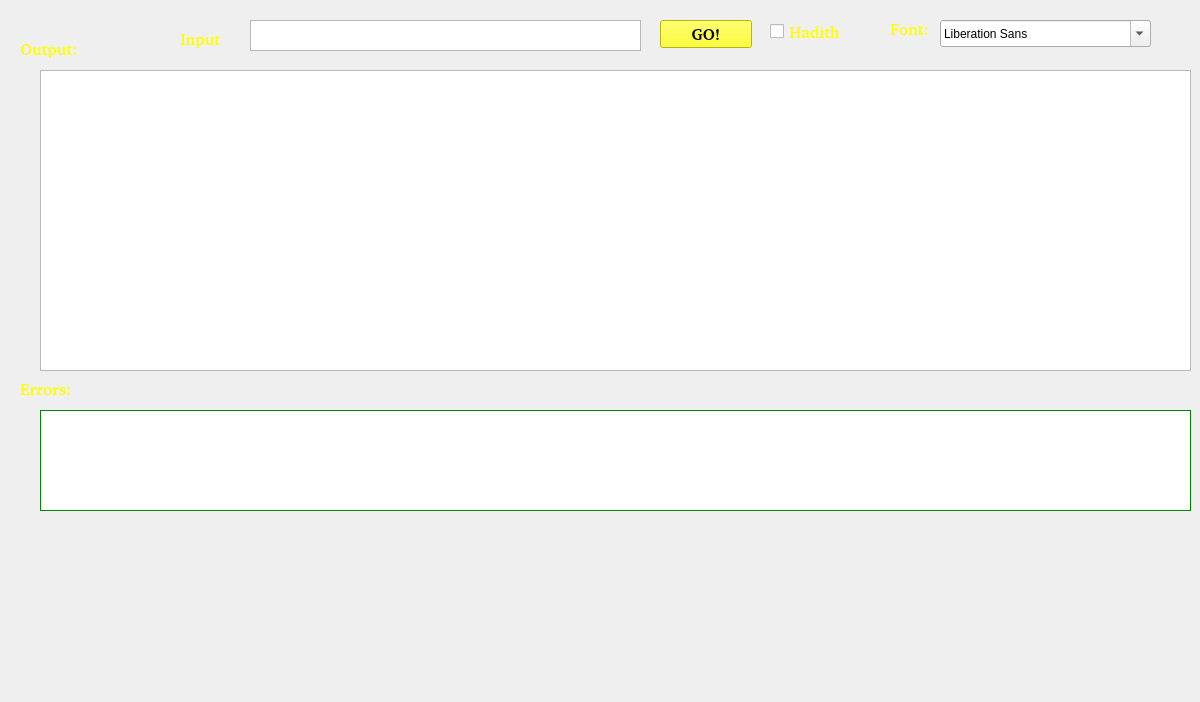
  <widget class="QWidget" name="centralwidget">
   <widget class="QTextEdit" name="input">
    <property name="geometry">
     <rect>
      <x>250</x>
      <y>20</y>
      <width>391</width>
      <height>31</height>
     </rect>
    </property>
    <property name="layoutDirection">
     <enum>Qt::LeftToRight</enum>
    </property>
    <property name="locale">
     <locale language="Arabic" country="Lebanon"/>
    </property>
   </widget>
   <widget class="QTextBrowser" name="output">
    <property name="geometry">
     <rect>
      <x>40</x>
      <y>70</y>
      <width>1151</width>
      <height>301</height>
     </rect>
    </property>
    <property name="minimumSize">
     <size>
      <width>1151</width>
      <height>0</height>
     </size>
    </property>
    <property name="maximumSize">
     <size>
      <width>1151</width>
      <height>16777215</height>
     </size>
    </property>
    <property name="font">
     <font>
      <family>AlArabiya</family>
     </font>
    </property>
    <property name="layoutDirection">
     <enum>Qt::LeftToRight</enum>
    </property>
    <property name="autoFillBackground">
     <bool>false</bool>
    </property>
    <property name="locale">
     <locale language="Arabic" country="Lebanon"/>
    </property>
   </widget>
   <widget class="QTextBrowser" name="errors">
    <property name="geometry">
     <rect>
      <x>40</x>
      <y>410</y>
      <width>1151</width>
      <height>101</height>
     </rect>
    </property>
    <property name="palette">
     <palette>
      <active>
       <colorrole role="WindowText">
        <brush brushstyle="SolidPattern">
         <color alpha="255">
          <red>0</red>
          <green>0</green>
          <blue>0</blue>
         </color>
        </brush>
       </colorrole>
       <colorrole role="Button">
        <brush brushstyle="SolidPattern">
         <color alpha="255">
          <red>0</red>
          <green>170</green>
          <blue>0</blue>
         </color>
        </brush>
       </colorrole>
       <colorrole role="Light">
        <brush brushstyle="SolidPattern">
         <color alpha="255">
          <red>0</red>
          <green>255</green>
          <blue>0</blue>
         </color>
        </brush>
       </colorrole>
       <colorrole role="Midlight">
        <brush brushstyle="SolidPattern">
         <color alpha="255">
          <red>0</red>
          <green>212</green>
          <blue>0</blue>
         </color>
        </brush>
       </colorrole>
       <colorrole role="Dark">
        <brush brushstyle="SolidPattern">
         <color alpha="255">
          <red>0</red>
          <green>85</green>
          <blue>0</blue>
         </color>
        </brush>
       </colorrole>
       <colorrole role="Mid">
        <brush brushstyle="SolidPattern">
         <color alpha="255">
          <red>0</red>
          <green>113</green>
          <blue>0</blue>
         </color>
        </brush>
       </colorrole>
       <colorrole role="Text">
        <brush brushstyle="SolidPattern">
         <color alpha="255">
          <red>0</red>
          <green>0</green>
          <blue>0</blue>
         </color>
        </brush>
       </colorrole>
       <colorrole role="BrightText">
        <brush brushstyle="SolidPattern">
         <color alpha="255">
          <red>255</red>
          <green>255</green>
          <blue>255</blue>
         </color>
        </brush>
       </colorrole>
       <colorrole role="ButtonText">
        <brush brushstyle="SolidPattern">
         <color alpha="255">
          <red>0</red>
          <green>0</green>
          <blue>0</blue>
         </color>
        </brush>
       </colorrole>
       <colorrole role="Base">
        <brush brushstyle="SolidPattern">
         <color alpha="255">
          <red>255</red>
          <green>255</green>
          <blue>255</blue>
         </color>
        </brush>
       </colorrole>
       <colorrole role="Window">
        <brush brushstyle="SolidPattern">
         <color alpha="255">
          <red>0</red>
          <green>170</green>
          <blue>0</blue>
         </color>
        </brush>
       </colorrole>
       <colorrole role="Shadow">
        <brush brushstyle="SolidPattern">
         <color alpha="255">
          <red>0</red>
          <green>0</green>
          <blue>0</blue>
         </color>
        </brush>
       </colorrole>
       <colorrole role="AlternateBase">
        <brush brushstyle="SolidPattern">
         <color alpha="255">
          <red>127</red>
          <green>212</green>
          <blue>127</blue>
         </color>
        </brush>
       </colorrole>
       <colorrole role="ToolTipBase">
        <brush brushstyle="SolidPattern">
         <color alpha="255">
          <red>255</red>
          <green>255</green>
          <blue>220</blue>
         </color>
        </brush>
       </colorrole>
       <colorrole role="ToolTipText">
        <brush brushstyle="SolidPattern">
         <color alpha="255">
          <red>0</red>
          <green>0</green>
          <blue>0</blue>
         </color>
        </brush>
       </colorrole>
      </active>
      <inactive>
       <colorrole role="WindowText">
        <brush brushstyle="SolidPattern">
         <color alpha="255">
          <red>0</red>
          <green>0</green>
          <blue>0</blue>
         </color>
        </brush>
       </colorrole>
       <colorrole role="Button">
        <brush brushstyle="SolidPattern">
         <color alpha="255">
          <red>0</red>
          <green>170</green>
          <blue>0</blue>
         </color>
        </brush>
       </colorrole>
       <colorrole role="Light">
        <brush brushstyle="SolidPattern">
         <color alpha="255">
          <red>0</red>
          <green>255</green>
          <blue>0</blue>
         </color>
        </brush>
       </colorrole>
       <colorrole role="Midlight">
        <brush brushstyle="SolidPattern">
         <color alpha="255">
          <red>0</red>
          <green>212</green>
          <blue>0</blue>
         </color>
        </brush>
       </colorrole>
       <colorrole role="Dark">
        <brush brushstyle="SolidPattern">
         <color alpha="255">
          <red>0</red>
          <green>85</green>
          <blue>0</blue>
         </color>
        </brush>
       </colorrole>
       <colorrole role="Mid">
        <brush brushstyle="SolidPattern">
         <color alpha="255">
          <red>0</red>
          <green>113</green>
          <blue>0</blue>
         </color>
        </brush>
       </colorrole>
       <colorrole role="Text">
        <brush brushstyle="SolidPattern">
         <color alpha="255">
          <red>0</red>
          <green>0</green>
          <blue>0</blue>
         </color>
        </brush>
       </colorrole>
       <colorrole role="BrightText">
        <brush brushstyle="SolidPattern">
         <color alpha="255">
          <red>255</red>
          <green>255</green>
          <blue>255</blue>
         </color>
        </brush>
       </colorrole>
       <colorrole role="ButtonText">
        <brush brushstyle="SolidPattern">
         <color alpha="255">
          <red>0</red>
          <green>0</green>
          <blue>0</blue>
         </color>
        </brush>
       </colorrole>
       <colorrole role="Base">
        <brush brushstyle="SolidPattern">
         <color alpha="255">
          <red>255</red>
          <green>255</green>
          <blue>255</blue>
         </color>
        </brush>
       </colorrole>
       <colorrole role="Window">
        <brush brushstyle="SolidPattern">
         <color alpha="255">
          <red>0</red>
          <green>170</green>
          <blue>0</blue>
         </color>
        </brush>
       </colorrole>
       <colorrole role="Shadow">
        <brush brushstyle="SolidPattern">
         <color alpha="255">
          <red>0</red>
          <green>0</green>
          <blue>0</blue>
         </color>
        </brush>
       </colorrole>
       <colorrole role="AlternateBase">
        <brush brushstyle="SolidPattern">
         <color alpha="255">
          <red>127</red>
          <green>212</green>
          <blue>127</blue>
         </color>
        </brush>
       </colorrole>
       <colorrole role="ToolTipBase">
        <brush brushstyle="SolidPattern">
         <color alpha="255">
          <red>255</red>
          <green>255</green>
          <blue>220</blue>
         </color>
        </brush>
       </colorrole>
       <colorrole role="ToolTipText">
        <brush brushstyle="SolidPattern">
         <color alpha="255">
          <red>0</red>
          <green>0</green>
          <blue>0</blue>
         </color>
        </brush>
       </colorrole>
      </inactive>
      <disabled>
       <colorrole role="WindowText">
        <brush brushstyle="SolidPattern">
         <color alpha="255">
          <red>0</red>
          <green>85</green>
          <blue>0</blue>
         </color>
        </brush>
       </colorrole>
       <colorrole role="Button">
        <brush brushstyle="SolidPattern">
         <color alpha="255">
          <red>0</red>
          <green>170</green>
          <blue>0</blue>
         </color>
        </brush>
       </colorrole>
       <colorrole role="Light">
        <brush brushstyle="SolidPattern">
         <color alpha="255">
          <red>0</red>
          <green>255</green>
          <blue>0</blue>
         </color>
        </brush>
       </colorrole>
       <colorrole role="Midlight">
        <brush brushstyle="SolidPattern">
         <color alpha="255">
          <red>0</red>
          <green>212</green>
          <blue>0</blue>
         </color>
        </brush>
       </colorrole>
       <colorrole role="Dark">
        <brush brushstyle="SolidPattern">
         <color alpha="255">
          <red>0</red>
          <green>85</green>
          <blue>0</blue>
         </color>
        </brush>
       </colorrole>
       <colorrole role="Mid">
        <brush brushstyle="SolidPattern">
         <color alpha="255">
          <red>0</red>
          <green>113</green>
          <blue>0</blue>
         </color>
        </brush>
       </colorrole>
       <colorrole role="Text">
        <brush brushstyle="SolidPattern">
         <color alpha="255">
          <red>0</red>
          <green>85</green>
          <blue>0</blue>
         </color>
        </brush>
       </colorrole>
       <colorrole role="BrightText">
        <brush brushstyle="SolidPattern">
         <color alpha="255">
          <red>255</red>
          <green>255</green>
          <blue>255</blue>
         </color>
        </brush>
       </colorrole>
       <colorrole role="ButtonText">
        <brush brushstyle="SolidPattern">
         <color alpha="255">
          <red>0</red>
          <green>85</green>
          <blue>0</blue>
         </color>
        </brush>
       </colorrole>
       <colorrole role="Base">
        <brush brushstyle="SolidPattern">
         <color alpha="255">
          <red>0</red>
          <green>170</green>
          <blue>0</blue>
         </color>
        </brush>
       </colorrole>
       <colorrole role="Window">
        <brush brushstyle="SolidPattern">
         <color alpha="255">
          <red>0</red>
          <green>170</green>
          <blue>0</blue>
         </color>
        </brush>
       </colorrole>
       <colorrole role="Shadow">
        <brush brushstyle="SolidPattern">
         <color alpha="255">
          <red>0</red>
          <green>0</green>
          <blue>0</blue>
         </color>
        </brush>
       </colorrole>
       <colorrole role="AlternateBase">
        <brush brushstyle="SolidPattern">
         <color alpha="255">
          <red>0</red>
          <green>170</green>
          <blue>0</blue>
         </color>
        </brush>
       </colorrole>
       <colorrole role="ToolTipBase">
        <brush brushstyle="SolidPattern">
         <color alpha="255">
          <red>255</red>
          <green>255</green>
          <blue>220</blue>
         </color>
        </brush>
       </colorrole>
       <colorrole role="ToolTipText">
        <brush brushstyle="SolidPattern">
         <color alpha="255">
          <red>0</red>
          <green>0</green>
          <blue>0</blue>
         </color>
        </brush>
       </colorrole>
      </disabled>
     </palette>
    </property>
    <property name="layoutDirection">
     <enum>Qt::LeftToRight</enum>
    </property>
    <property name="locale">
     <locale language="Arabic" country="Lebanon"/>
    </property>
   </widget>
   <widget class="QLabel" name="label">
    <property name="geometry">
     <rect>
      <x>180</x>
      <y>30</y>
      <width>41</width>
      <height>18</height>
     </rect>
    </property>
    <property name="palette">
     <palette>
      <active>
       <colorrole role="WindowText">
        <brush brushstyle="SolidPattern">
         <color alpha="255">
          <red>255</red>
          <green>255</green>
          <blue>0</blue>
         </color>
        </brush>
       </colorrole>
      </active>
      <inactive>
       <colorrole role="WindowText">
        <brush brushstyle="SolidPattern">
         <color alpha="255">
          <red>255</red>
          <green>255</green>
          <blue>0</blue>
         </color>
        </brush>
       </colorrole>
      </inactive>
      <disabled>
       <colorrole role="WindowText">
        <brush brushstyle="SolidPattern">
         <color alpha="255">
          <red>42</red>
          <green>85</green>
          <blue>0</blue>
         </color>
        </brush>
       </colorrole>
      </disabled>
     </palette>
    </property>
    <property name="font">
     <font>
      <family>Bitstream Charter</family>
      <pointsize>12</pointsize>
      <weight>75</weight>
      <bold>true</bold>
     </font>
    </property>
    <property name="text">
     <string>Input:</string>
    </property>
   </widget>
   <widget class="QLabel" name="label_3">
    <property name="geometry">
     <rect>
      <x>20</x>
      <y>380</y>
      <width>59</width>
      <height>18</height>
     </rect>
    </property>
    <property name="palette">
     <palette>
      <active>
       <colorrole role="WindowText">
        <brush brushstyle="SolidPattern">
         <color alpha="255">
          <red>255</red>
          <green>255</green>
          <blue>0</blue>
         </color>
        </brush>
       </colorrole>
      </active>
      <inactive>
       <colorrole role="WindowText">
        <brush brushstyle="SolidPattern">
         <color alpha="255">
          <red>255</red>
          <green>255</green>
          <blue>0</blue>
         </color>
        </brush>
       </colorrole>
      </inactive>
      <disabled>
       <colorrole role="WindowText">
        <brush brushstyle="SolidPattern">
         <color alpha="255">
          <red>42</red>
          <green>85</green>
          <blue>0</blue>
         </color>
        </brush>
       </colorrole>
      </disabled>
     </palette>
    </property>
    <property name="font">
     <font>
      <family>Bitstream Charter</family>
      <pointsize>12</pointsize>
      <weight>75</weight>
      <bold>true</bold>
     </font>
    </property>
    <property name="text">
     <string>Errors:</string>
    </property>
   </widget>
   <widget class="QLabel" name="label_2">
    <property name="geometry">
     <rect>
      <x>20</x>
      <y>40</y>
      <width>59</width>
      <height>18</height>
     </rect>
    </property>
    <property name="palette">
     <palette>
      <active>
       <colorrole role="WindowText">
        <brush brushstyle="SolidPattern">
         <color alpha="255">
          <red>255</red>
          <green>255</green>
          <blue>0</blue>
         </color>
        </brush>
       </colorrole>
       <colorrole role="Text">
        <brush brushstyle="SolidPattern">
         <color alpha="255">
          <red>0</red>
          <green>0</green>
          <blue>0</blue>
         </color>
        </brush>
       </colorrole>
      </active>
      <inactive>
       <colorrole role="WindowText">
        <brush brushstyle="SolidPattern">
         <color alpha="255">
          <red>255</red>
          <green>255</green>
          <blue>0</blue>
         </color>
        </brush>
       </colorrole>
       <colorrole role="Text">
        <brush brushstyle="SolidPattern">
         <color alpha="255">
          <red>0</red>
          <green>0</green>
          <blue>0</blue>
         </color>
        </brush>
       </colorrole>
      </inactive>
      <disabled>
       <colorrole role="WindowText">
        <brush brushstyle="SolidPattern">
         <color alpha="255">
          <red>42</red>
          <green>85</green>
          <blue>0</blue>
         </color>
        </brush>
       </colorrole>
       <colorrole role="Text">
        <brush brushstyle="SolidPattern">
         <color alpha="255">
          <red>42</red>
          <green>85</green>
          <blue>0</blue>
         </color>
        </brush>
       </colorrole>
      </disabled>
     </palette>
    </property>
    <property name="font">
     <font>
      <family>Bitstream Charter</family>
      <pointsize>12</pointsize>
      <weight>75</weight>
      <bold>true</bold>
     </font>
    </property>
    <property name="text">
     <string>Output:</string>
    </property>
   </widget>
   <widget class="QPushButton" name="pushButton">
    <property name="geometry">
     <rect>
      <x>660</x>
      <y>20</y>
      <width>92</width>
      <height>28</height>
     </rect>
    </property>
    <property name="palette">
     <palette>
      <active>
       <colorrole role="WindowText">
        <brush brushstyle="SolidPattern">
         <color alpha="255">
          <red>0</red>
          <green>0</green>
          <blue>0</blue>
         </color>
        </brush>
       </colorrole>
       <colorrole role="Button">
        <brush brushstyle="SolidPattern">
         <color alpha="255">
          <red>255</red>
          <green>255</green>
          <blue>0</blue>
         </color>
        </brush>
       </colorrole>
       <colorrole role="Light">
        <brush brushstyle="SolidPattern">
         <color alpha="255">
          <red>255</red>
          <green>255</green>
          <blue>127</blue>
         </color>
        </brush>
       </colorrole>
       <colorrole role="Midlight">
        <brush brushstyle="SolidPattern">
         <color alpha="255">
          <red>255</red>
          <green>255</green>
          <blue>63</blue>
         </color>
        </brush>
       </colorrole>
       <colorrole role="Dark">
        <brush brushstyle="SolidPattern">
         <color alpha="255">
          <red>127</red>
          <green>127</green>
          <blue>0</blue>
         </color>
        </brush>
       </colorrole>
       <colorrole role="Mid">
        <brush brushstyle="SolidPattern">
         <color alpha="255">
          <red>170</red>
          <green>170</green>
          <blue>0</blue>
         </color>
        </brush>
       </colorrole>
       <colorrole role="Text">
        <brush brushstyle="SolidPattern">
         <color alpha="255">
          <red>0</red>
          <green>0</green>
          <blue>0</blue>
         </color>
        </brush>
       </colorrole>
       <colorrole role="BrightText">
        <brush brushstyle="SolidPattern">
         <color alpha="255">
          <red>255</red>
          <green>255</green>
          <blue>255</blue>
         </color>
        </brush>
       </colorrole>
       <colorrole role="ButtonText">
        <brush brushstyle="SolidPattern">
         <color alpha="255">
          <red>0</red>
          <green>0</green>
          <blue>0</blue>
         </color>
        </brush>
       </colorrole>
       <colorrole role="Base">
        <brush brushstyle="SolidPattern">
         <color alpha="255">
          <red>255</red>
          <green>255</green>
          <blue>255</blue>
         </color>
        </brush>
       </colorrole>
       <colorrole role="Window">
        <brush brushstyle="SolidPattern">
         <color alpha="255">
          <red>255</red>
          <green>255</green>
          <blue>0</blue>
         </color>
        </brush>
       </colorrole>
       <colorrole role="Shadow">
        <brush brushstyle="SolidPattern">
         <color alpha="255">
          <red>0</red>
          <green>0</green>
          <blue>0</blue>
         </color>
        </brush>
       </colorrole>
       <colorrole role="AlternateBase">
        <brush brushstyle="SolidPattern">
         <color alpha="255">
          <red>255</red>
          <green>255</green>
          <blue>127</blue>
         </color>
        </brush>
       </colorrole>
       <colorrole role="ToolTipBase">
        <brush brushstyle="SolidPattern">
         <color alpha="255">
          <red>255</red>
          <green>255</green>
          <blue>220</blue>
         </color>
        </brush>
       </colorrole>
       <colorrole role="ToolTipText">
        <brush brushstyle="SolidPattern">
         <color alpha="255">
          <red>0</red>
          <green>0</green>
          <blue>0</blue>
         </color>
        </brush>
       </colorrole>
      </active>
      <inactive>
       <colorrole role="WindowText">
        <brush brushstyle="SolidPattern">
         <color alpha="255">
          <red>0</red>
          <green>0</green>
          <blue>0</blue>
         </color>
        </brush>
       </colorrole>
       <colorrole role="Button">
        <brush brushstyle="SolidPattern">
         <color alpha="255">
          <red>255</red>
          <green>255</green>
          <blue>0</blue>
         </color>
        </brush>
       </colorrole>
       <colorrole role="Light">
        <brush brushstyle="SolidPattern">
         <color alpha="255">
          <red>255</red>
          <green>255</green>
          <blue>127</blue>
         </color>
        </brush>
       </colorrole>
       <colorrole role="Midlight">
        <brush brushstyle="SolidPattern">
         <color alpha="255">
          <red>255</red>
          <green>255</green>
          <blue>63</blue>
         </color>
        </brush>
       </colorrole>
       <colorrole role="Dark">
        <brush brushstyle="SolidPattern">
         <color alpha="255">
          <red>127</red>
          <green>127</green>
          <blue>0</blue>
         </color>
        </brush>
       </colorrole>
       <colorrole role="Mid">
        <brush brushstyle="SolidPattern">
         <color alpha="255">
          <red>170</red>
          <green>170</green>
          <blue>0</blue>
         </color>
        </brush>
       </colorrole>
       <colorrole role="Text">
        <brush brushstyle="SolidPattern">
         <color alpha="255">
          <red>0</red>
          <green>0</green>
          <blue>0</blue>
         </color>
        </brush>
       </colorrole>
       <colorrole role="BrightText">
        <brush brushstyle="SolidPattern">
         <color alpha="255">
          <red>255</red>
          <green>255</green>
          <blue>255</blue>
         </color>
        </brush>
       </colorrole>
       <colorrole role="ButtonText">
        <brush brushstyle="SolidPattern">
         <color alpha="255">
          <red>0</red>
          <green>0</green>
          <blue>0</blue>
         </color>
        </brush>
       </colorrole>
       <colorrole role="Base">
        <brush brushstyle="SolidPattern">
         <color alpha="255">
          <red>255</red>
          <green>255</green>
          <blue>255</blue>
         </color>
        </brush>
       </colorrole>
       <colorrole role="Window">
        <brush brushstyle="SolidPattern">
         <color alpha="255">
          <red>255</red>
          <green>255</green>
          <blue>0</blue>
         </color>
        </brush>
       </colorrole>
       <colorrole role="Shadow">
        <brush brushstyle="SolidPattern">
         <color alpha="255">
          <red>0</red>
          <green>0</green>
          <blue>0</blue>
         </color>
        </brush>
       </colorrole>
       <colorrole role="AlternateBase">
        <brush brushstyle="SolidPattern">
         <color alpha="255">
          <red>255</red>
          <green>255</green>
          <blue>127</blue>
         </color>
        </brush>
       </colorrole>
       <colorrole role="ToolTipBase">
        <brush brushstyle="SolidPattern">
         <color alpha="255">
          <red>255</red>
          <green>255</green>
          <blue>220</blue>
         </color>
        </brush>
       </colorrole>
       <colorrole role="ToolTipText">
        <brush brushstyle="SolidPattern">
         <color alpha="255">
          <red>0</red>
          <green>0</green>
          <blue>0</blue>
         </color>
        </brush>
       </colorrole>
      </inactive>
      <disabled>
       <colorrole role="WindowText">
        <brush brushstyle="SolidPattern">
         <color alpha="255">
          <red>127</red>
          <green>127</green>
          <blue>0</blue>
         </color>
        </brush>
       </colorrole>
       <colorrole role="Button">
        <brush brushstyle="SolidPattern">
         <color alpha="255">
          <red>255</red>
          <green>255</green>
          <blue>0</blue>
         </color>
        </brush>
       </colorrole>
       <colorrole role="Light">
        <brush brushstyle="SolidPattern">
         <color alpha="255">
          <red>255</red>
          <green>255</green>
          <blue>127</blue>
         </color>
        </brush>
       </colorrole>
       <colorrole role="Midlight">
        <brush brushstyle="SolidPattern">
         <color alpha="255">
          <red>255</red>
          <green>255</green>
          <blue>63</blue>
         </color>
        </brush>
       </colorrole>
       <colorrole role="Dark">
        <brush brushstyle="SolidPattern">
         <color alpha="255">
          <red>127</red>
          <green>127</green>
          <blue>0</blue>
         </color>
        </brush>
       </colorrole>
       <colorrole role="Mid">
        <brush brushstyle="SolidPattern">
         <color alpha="255">
          <red>170</red>
          <green>170</green>
          <blue>0</blue>
         </color>
        </brush>
       </colorrole>
       <colorrole role="Text">
        <brush brushstyle="SolidPattern">
         <color alpha="255">
          <red>127</red>
          <green>127</green>
          <blue>0</blue>
         </color>
        </brush>
       </colorrole>
       <colorrole role="BrightText">
        <brush brushstyle="SolidPattern">
         <color alpha="255">
          <red>255</red>
          <green>255</green>
          <blue>255</blue>
         </color>
        </brush>
       </colorrole>
       <colorrole role="ButtonText">
        <brush brushstyle="SolidPattern">
         <color alpha="255">
          <red>127</red>
          <green>127</green>
          <blue>0</blue>
         </color>
        </brush>
       </colorrole>
       <colorrole role="Base">
        <brush brushstyle="SolidPattern">
         <color alpha="255">
          <red>255</red>
          <green>255</green>
          <blue>0</blue>
         </color>
        </brush>
       </colorrole>
       <colorrole role="Window">
        <brush brushstyle="SolidPattern">
         <color alpha="255">
          <red>255</red>
          <green>255</green>
          <blue>0</blue>
         </color>
        </brush>
       </colorrole>
       <colorrole role="Shadow">
        <brush brushstyle="SolidPattern">
         <color alpha="255">
          <red>0</red>
          <green>0</green>
          <blue>0</blue>
         </color>
        </brush>
       </colorrole>
       <colorrole role="AlternateBase">
        <brush brushstyle="SolidPattern">
         <color alpha="255">
          <red>255</red>
          <green>255</green>
          <blue>0</blue>
         </color>
        </brush>
       </colorrole>
       <colorrole role="ToolTipBase">
        <brush brushstyle="SolidPattern">
         <color alpha="255">
          <red>255</red>
          <green>255</green>
          <blue>220</blue>
         </color>
        </brush>
       </colorrole>
       <colorrole role="ToolTipText">
        <brush brushstyle="SolidPattern">
         <color alpha="255">
          <red>0</red>
          <green>0</green>
          <blue>0</blue>
         </color>
        </brush>
       </colorrole>
      </disabled>
     </palette>
    </property>
    <property name="font">
     <font>
      <family>Bitstream Charter</family>
      <pointsize>12</pointsize>
      <weight>75</weight>
      <bold>true</bold>
     </font>
    </property>
    <property name="text">
     <string>GO!</string>
    </property>
   </widget>
   <widget class="QFontComboBox" name="fontComboBox">
    <property name="geometry">
     <rect>
      <x>940</x>
      <y>20</y>
      <width>211</width>
      <height>27</height>
     </rect>
    </property>
   </widget>
   <widget class="QLabel" name="label_4">
    <property name="geometry">
     <rect>
      <x>890</x>
      <y>20</y>
      <width>41</width>
      <height>18</height>
     </rect>
    </property>
    <property name="palette">
     <palette>
      <active>
       <colorrole role="WindowText">
        <brush brushstyle="SolidPattern">
         <color alpha="255">
          <red>255</red>
          <green>255</green>
          <blue>0</blue>
         </color>
        </brush>
       </colorrole>
       <colorrole role="Text">
        <brush brushstyle="SolidPattern">
         <color alpha="255">
          <red>255</red>
          <green>255</green>
          <blue>0</blue>
         </color>
        </brush>
       </colorrole>
      </active>
      <inactive>
       <colorrole role="WindowText">
        <brush brushstyle="SolidPattern">
         <color alpha="255">
          <red>255</red>
          <green>255</green>
          <blue>0</blue>
         </color>
        </brush>
       </colorrole>
       <colorrole role="Text">
        <brush brushstyle="SolidPattern">
         <color alpha="255">
          <red>255</red>
          <green>255</green>
          <blue>0</blue>
         </color>
        </brush>
       </colorrole>
      </inactive>
      <disabled>
       <colorrole role="WindowText">
        <brush brushstyle="SolidPattern">
         <color alpha="255">
          <red>42</red>
          <green>85</green>
          <blue>0</blue>
         </color>
        </brush>
       </colorrole>
       <colorrole role="Text">
        <brush brushstyle="SolidPattern">
         <color alpha="255">
          <red>42</red>
          <green>85</green>
          <blue>0</blue>
         </color>
        </brush>
       </colorrole>
      </disabled>
     </palette>
    </property>
    <property name="font">
     <font>
      <family>Bitstream Charter</family>
      <pointsize>12</pointsize>
      <weight>75</weight>
      <bold>true</bold>
     </font>
    </property>
    <property name="text">
     <string>Font:</string>
    </property>
   </widget>
   <widget class="QLabel" name="label_5">
    <property name="geometry">
     <rect>
      <x>480</x>
      <y>530</y>
      <width>273</width>
      <height>163</height>
     </rect>
    </property>
    <property name="text">
     <string/>
    </property>
    <property name="pixmap">
     <pixmap>../sarf33.bmp</pixmap>
    </property>
    <property name="scaledContents">
     <bool>true</bool>
    </property>
    <property name="alignment">
     <set>Qt::AlignBottom|Qt::AlignHCenter</set>
    </property>
   </widget>
   <widget class="QCheckBox" name="checkBox">
    <property name="geometry">
     <rect>
      <x>770</x>
      <y>20</y>
      <width>91</width>
      <height>23</height>
     </rect>
    </property>
    <property name="palette">
     <palette>
      <active>
       <colorrole role="WindowText">
        <brush brushstyle="SolidPattern">
         <color alpha="255">
          <red>255</red>
          <green>255</green>
          <blue>0</blue>
         </color>
        </brush>
       </colorrole>
       <colorrole role="Dark">
        <brush brushstyle="SolidPattern">
         <color alpha="255">
          <red>255</red>
          <green>255</green>
          <blue>0</blue>
         </color>
        </brush>
       </colorrole>
       <colorrole role="Text">
        <brush brushstyle="SolidPattern">
         <color alpha="255">
          <red>255</red>
          <green>255</green>
          <blue>0</blue>
         </color>
        </brush>
       </colorrole>
       <colorrole role="ButtonText">
        <brush brushstyle="SolidPattern">
         <color alpha="255">
          <red>0</red>
          <green>0</green>
          <blue>0</blue>
         </color>
        </brush>
       </colorrole>
      </active>
      <inactive>
       <colorrole role="WindowText">
        <brush brushstyle="SolidPattern">
         <color alpha="255">
          <red>255</red>
          <green>255</green>
          <blue>0</blue>
         </color>
        </brush>
       </colorrole>
       <colorrole role="Dark">
        <brush brushstyle="SolidPattern">
         <color alpha="255">
          <red>255</red>
          <green>255</green>
          <blue>0</blue>
         </color>
        </brush>
       </colorrole>
       <colorrole role="Text">
        <brush brushstyle="SolidPattern">
         <color alpha="255">
          <red>255</red>
          <green>255</green>
          <blue>0</blue>
         </color>
        </brush>
       </colorrole>
       <colorrole role="ButtonText">
        <brush brushstyle="SolidPattern">
         <color alpha="255">
          <red>0</red>
          <green>0</green>
          <blue>0</blue>
         </color>
        </brush>
       </colorrole>
      </inactive>
      <disabled>
       <colorrole role="WindowText">
        <brush brushstyle="SolidPattern">
         <color alpha="255">
          <red>255</red>
          <green>255</green>
          <blue>0</blue>
         </color>
        </brush>
       </colorrole>
       <colorrole role="Dark">
        <brush brushstyle="SolidPattern">
         <color alpha="255">
          <red>255</red>
          <green>255</green>
          <blue>0</blue>
         </color>
        </brush>
       </colorrole>
       <colorrole role="Text">
        <brush brushstyle="SolidPattern">
         <color alpha="255">
          <red>255</red>
          <green>255</green>
          <blue>0</blue>
         </color>
        </brush>
       </colorrole>
       <colorrole role="ButtonText">
        <brush brushstyle="SolidPattern">
         <color alpha="255">
          <red>255</red>
          <green>255</green>
          <blue>0</blue>
         </color>
        </brush>
       </colorrole>
      </disabled>
     </palette>
    </property>
    <property name="font">
     <font>
      <family>Bitstream Charter</family>
      <pointsize>12</pointsize>
      <weight>75</weight>
      <bold>true</bold>
     </font>
    </property>
    <property name="text">
     <string>Hadith</string>
    </property>
   </widget>
  </widget>
